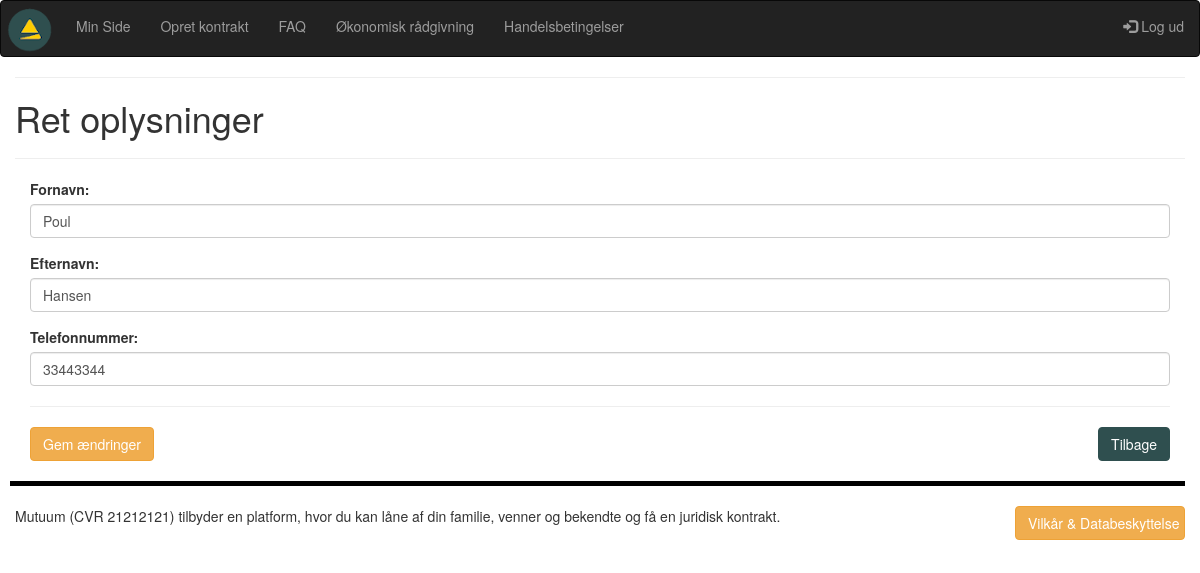
The page /retoplysninger.php (signed in) on the database its author committed.
### tables this page shows
CREATE TABLE IF NOT EXISTS `users` (
  `user_id` int(10) NOT NULL AUTO_INCREMENT,
  `fornavn` varchar(40) NOT NULL,
  `efternavn` varchar(40) NOT NULL,
  `mobil` int(12) NOT NULL,
  `mail` varchar(80) NOT NULL,
  `password` varchar(200) NOT NULL,
  PRIMARY KEY (`user_id`),
  UNIQUE KEY `mail` (`mail`),
  UNIQUE KEY `user_id` (`user_id`)
);

### retoplysninger.php (the view, shortened to what this page needs)
<?php
require_once("includes/header.php");
$user_id = $_SESSION['user_id'];
$hent = "SELECT * FROM users WHERE user_id = '$user_id'";
$resulthent = mysqli_query($con, $hent);
    while ($row1 = mysqli_fetch_assoc($resulthent)){
        $fornavnFyldInd = $row1["fornavn"];
        $efternavnFyldInd = $row1["efternavn"];
        $mobilFyldInd = $row1["mobil"];
?>
<div class="container-fluid">
<hr>
<h1>Ret oplysninger</h1>
<hr>
    <div class="container-fluid">
<form class="needs-validation" novalidate method="post" action="<?php echo htmlspecialchars($_SERVER['PHP_SELF']);?>">
    <div class="form-group">
        <label for="fornavn">Fornavn:</label>
        <input type="text" class="form-control" name="fornavn" value="<?php echo $fornavnFyldInd; ?>" required>
    </div>
    <div class="form-group">
        <label for="efternavn">Efternavn:</label>
        <input type="text" class="form-control" name="efternavn" value="<?php echo $efternavnFyldInd; ?>" required>
    </div>
    <div class="form-group">
        <label for="tf">Telefonnummer:</label>
        <input type="tel" class="form-control" name="mobil" value="<?php echo $mobilFyldInd; ?>" required>
    </div>
    <hr>
    <button class="btn btn-warning" href="minside.php" type="submit">Gem ændringer</button>
    <button class="pull-right btn btn-warning mutuumknap" href="minside.php">Tilbage</button>
    </form>
    <br>
</div>
</div>
    <?php
}
?>
    <?php
require_once('includes/footer.php');
?>

### styles/overallstyles.css (style rules this page uses)
.mutuumknap { background-color: rgb(47, 79, 79); border-color: rgb(47, 79, 79); }

### rows shown on the page
users: fornavn "Poul", efternavn "Hansen", mobil "33443344"
